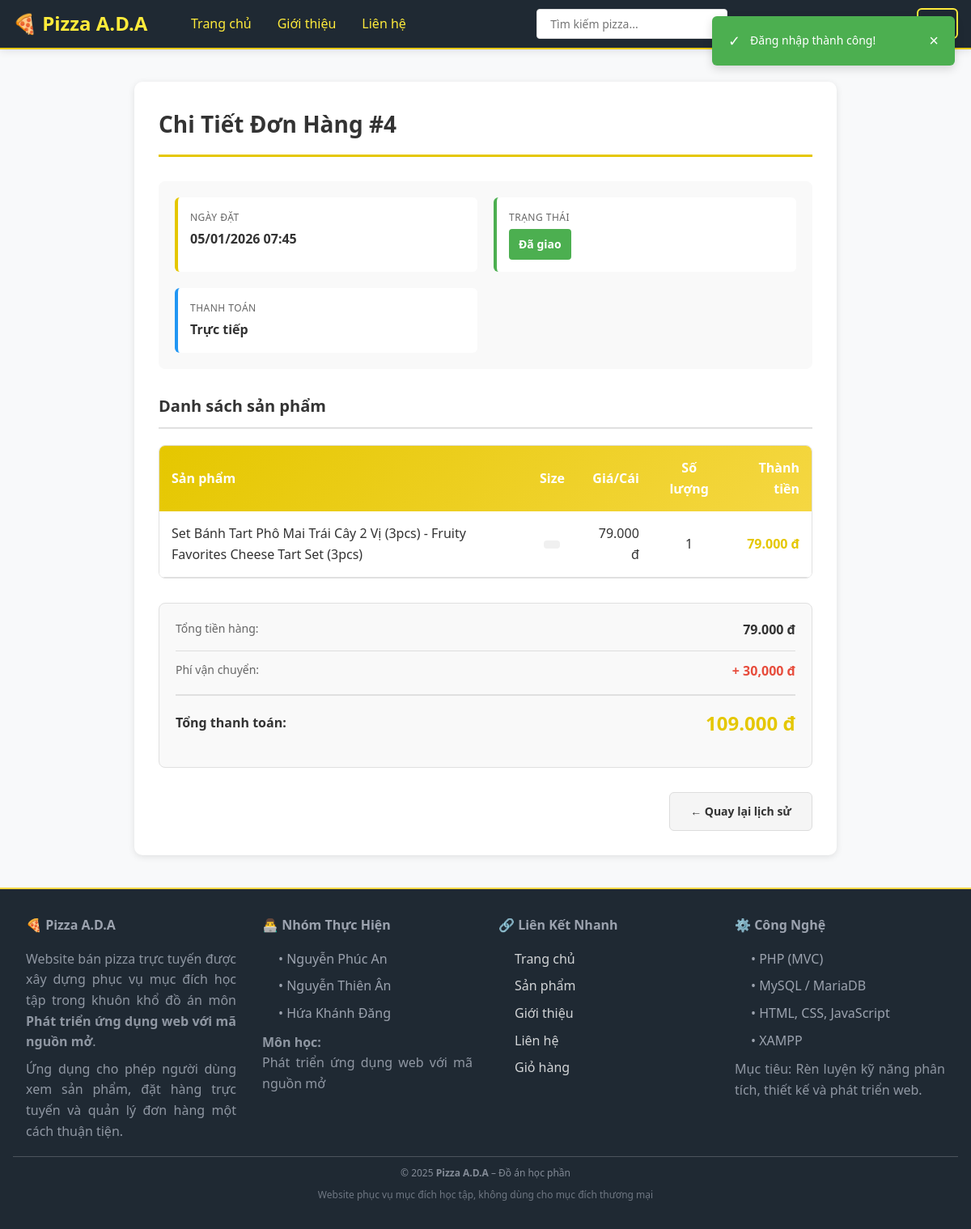
The app's page /public/index.php?action=order&method=detail&id=4 (signed in) with its own data.
### tables this page shows
CREATE TABLE `orders` (
  `order_id` int(11) NOT NULL,
  `tong_tien` decimal(10,2) NOT NULL,
  `phuong_thuc_thanh_toan` varchar(255) NOT NULL,
  `trang_thai` varchar(50) NOT NULL DEFAULT 'Chờ xác nhận',
  `ngay_tao_order` timestamp NOT NULL DEFAULT current_timestamp() ON UPDATE current_timestamp(),
  `nguoi_mua_id` int(11) NOT NULL,
  `nguoi_nhan` varchar(255) NOT NULL,
  `sdt_nguoi_nhan` varchar(10) NOT NULL,
  `dia-chi_nhan` text NOT NULL
);

CREATE TABLE `order_items` (
  `order_item_id` int(11) NOT NULL,
  `so_luong_mua` int(11) NOT NULL,
  `gia_order_items` decimal(10,2) NOT NULL,
  `size` enum('Nhỏ','Vừa','Lớn') NOT NULL,
  `ngay_dat` timestamp NOT NULL DEFAULT current_timestamp() ON UPDATE current_timestamp(),
  `fk_order_id` int(11) NOT NULL,
  `fk_product_id` int(11) NOT NULL
);

CREATE TABLE `products` (
  `product_id` int(11) NOT NULL,
  `ten_product` varchar(255) NOT NULL,
  `mo_ta_product` text NOT NULL,
  `gia_product` decimal(10,2) NOT NULL,
  `ngay_tao_product` timestamp NOT NULL DEFAULT current_timestamp() ON UPDATE current_timestamp(),
  `ngay_cap_nhap_product` timestamp NULL DEFAULT NULL,
  `danh_muc_product` int(11) NOT NULL,
  `sub_category_id` int(11) DEFAULT NULL,
  `hinh_anh_product` varchar(255) NOT NULL
);

### app/Controllers/Controller.php (called while the page is built, shortened)
<?php
class Controller
{
    protected function render($view, $data = [])
    {
        extract($data);
        $viewPath = APP_PATH . 'Views/' . $view . '.php';
        include $viewPath;
    }
}
?>

### app/Controllers/OrderController.php (called while the page is built, shortened)
<?php
require_once APP_PATH . 'Controllers/Controller.php';
require_once APP_PATH . 'Models/Order.php';
require_once APP_PATH . 'Models/OrderItem.php';
class OrderController extends Controller
{
    private $orderModel;
    private $orderItemModel;
    public function __construct()
    {
        $this->orderModel = new Order();
        $this->orderItemModel = new OrderItem();
    }
    public function detail()
    {
        $orderId = $_GET['id'] ?? null;
        $order = $this->orderModel->read($orderId);
        $items = $this->orderItemModel->getByOrderId($orderId);
        $data = [
            'order' => $order,
            'items' => $items
        ];
        $this->render('order/detail', $data);
    }
}
?>

### config/Database.php (called while the page is built)
<?php
class Database
{
    private static $connection = null;
    public static function connect()
    {
        if (self::$connection === null) {
            try {
                $config = [
                    'host' => 'localhost:3307',
                    'dbname' => 'web_ban_pizza',
                    'user' => 'root',
                    'password' => ''
                ];
                $dsn = "mysql:host=" . $config['host'] . ";dbname=" . $config['dbname'] . ";charset=utf8mb4";
                self::$connection = new PDO(
                    $dsn,
                    $config['user'],
                    $config['password'],
                    [
                        PDO::ATTR_ERRMODE => PDO::ERRMODE_EXCEPTION,
                        PDO::ATTR_DEFAULT_FETCH_MODE => PDO::FETCH_ASSOC,
                        PDO::ATTR_EMULATE_PREPARES => false
                    ]
                );
            } catch (PDOException $e) {
                die("Connection Error: " . $e->getMessage());
            }
        }
        return self::$connection;
    }
}
?>

### app/Models/Order.php (called while the page is built, shortened)
<?php
require_once APP_PATH . 'Models/Model.php';
class Order extends Model
{
    protected function getPrimaryKey()
    {
        return 'order_id';
    }
}
?>

### app/Models/Model.php (called while the page is built, shortened)
<?php
require_once ROOT_PATH . 'config/Database.php';
abstract class Model
{
    protected $db;
    protected $table;
    public function __construct()
    {
        $this->db = Database::connect();
    }
    public function read($id)
    {
        $pk = $this->getPrimaryKey();
        $sql = "SELECT * FROM {$this->table} WHERE {$pk} = ?";
        $stmt = $this->db->prepare($sql);
        $stmt->execute([$id]);
        return $stmt->fetch();
    }
    public function query($sql, $params = [])
    {
        $stmt = $this->db->prepare($sql);
        $stmt->execute($params);
        return $stmt;
    }
}
?>

### app/Models/OrderItem.php (called while the page is built, shortened)
<?php
require_once APP_PATH . 'Models/Model.php';
class OrderItem extends Model
{
    protected $table = 'order_items';
    public function getByOrderId($orderId)
    {
        $sql = "SELECT oi.*, p.ten_product, p.hinh_anh_product
                FROM {$this->table} oi
                JOIN products p ON oi.fk_product_id = p.product_id
                WHERE oi.fk_order_id = ?";
        $stmt = $this->query($sql, [$orderId]);
        return $stmt->fetchAll();
    }
}
?>

### app/Views/order/detail.php (the view, shortened to what this page needs)
<?php include APP_PATH . 'Views/layout/header.php'; ?>
<div class="container" style="max-width: 900px; margin: 40px auto;">
    <div class="order-detail-section" style="background: white; padding: 30px; border-radius: 10px; box-shadow: 0 2px 8px rgba(0,0,0,0.1);">
        <h2 style="margin: 0 0 30px 0; font-size: 28px; color: #333; border-bottom: 3px solid var(--primary-color); padding-bottom: 15px;">
            Chi Tiết Đơn Hàng #<?php echo $order['order_id']; ?>
        </h2>
        <div class="order-info" style="display: grid; grid-template-columns: repeat(auto-fit, minmax(250px, 1fr)); gap: 20px; margin-bottom: 30px; padding: 20px; background: #f9f9f9; border-radius: 8px;">
            <div style="padding: 15px; background: white; border-radius: 6px; border-left: 4px solid var(--primary-color);">
                <p style="margin: 0; font-size: 12px; color: #666; text-transform: uppercase; letter-spacing: 0.5px; margin-bottom: 5px;">Ngày đặt</p>
                <p style="margin: 0; font-size: 16px; font-weight: 600; color: #333;"><?php echo date('d/m/Y H:i', strtotime($order['ngay_tao_order'])); ?></p>
            </div>
            <div style="padding: 15px; background: white; border-radius: 6px; border-left: 4px solid #4CAF50;">
                <p style="margin: 0; font-size: 12px; color: #666; text-transform: uppercase; letter-spacing: 0.5px; margin-bottom: 5px;">Trạng thái</p>
                <span class="status" style="display: inline-block; padding: 8px 12px; background: #4CAF50; color: white; border-radius: 4px; font-weight: 600; font-size: 14px;">
                    <?php echo htmlspecialchars($order['trang_thai']); ?>
                </span>
            </div>
            <div style="padding: 15px; background: white; border-radius: 6px; border-left: 4px solid #2196F3;">
                <p style="margin: 0; font-size: 12px; color: #666; text-transform: uppercase; letter-spacing: 0.5px; margin-bottom: 5px;">Thanh toán</p>
                <p style="margin: 0; font-size: 16px; font-weight: 600; color: #333;"><?php echo htmlspecialchars($order['phuong_thuc_thanh_toan']); ?></p>
            </div>
        </div>
        <h3 style="margin: 30px 0 20px 0; font-size: 20px; color: #333; border-bottom: 2px solid #e0e0e0; padding-bottom: 10px;">
            Danh sách sản phẩm
        </h3>
        <div style="overflow-x: auto; border-radius: 8px; border: 1px solid #e0e0e0;">
            <table class="items-table" style="width: 100%; border-collapse: collapse; background: white;">
                <thead style="background: linear-gradient(135deg, var(--primary-color) 0%, var(--primary-light) 100%); color: white;">
                    <tr>
                        <th style="padding: 15px; text-align: left; font-weight: 600;">Sản phẩm</th>
                        <th style="padding: 15px; text-align: center; font-weight: 600;">Size</th>
                        <th style="padding: 15px; text-align: right; font-weight: 600;">Giá/Cái</th>
                        <th style="padding: 15px; text-align: center; font-weight: 600;">Số lượng</th>
                        <th style="padding: 15px; text-align: right; font-weight: 600;">Thành tiền</th>
                    </tr>
                </thead>
                <tbody>
                    <?php
                    $subtotalAmount = 0;
                    foreach ($items as $index => $item):
                        $itemTotal = $item['gia_order_items'] * $item['so_luong_mua'];
                        $subtotalAmount += $itemTotal;
                    ?>
                        <tr style="border-bottom: 1px solid #e0e0e0; background: <?php echo $index % 2 === 0 ? 'white' : '#f9f9f9'; ?>; transition: background 0.3s ease;">
                            <td style="padding: 15px; font-weight: 500; color: #333;"><?php echo htmlspecialchars($item['ten_product']); ?></td>
                            <td style="padding: 15px; text-align: center; color: #666;">
                                <span style="display: inline-block; padding: 5px 10px; background: #f0f0f0; border-radius: 4px; font-size: 12px;">
                                </span>
                            </td>
                            <td style="padding: 15px; text-align: right; color: #333; font-weight: 500;"><?php echo number_format($item['gia_order_items'], 0, ',', '.'); ?> đ</td>
                            <td style="padding: 15px; text-align: center; color: #333; font-weight: 500;"><?php echo $item['so_luong_mua']; ?></td>
                            <td style="padding: 15px; text-align: right; color: var(--primary-color); font-weight: 600;">
                                <?php echo number_format($itemTotal, 0, ',', '.'); ?> đ
                            </td>
                        </tr>
                    <?php endforeach; ?>
                </tbody>
            </table>
        </div>
        <div class="order-summary" style="background: #f9f9f9; padding: 20px; border-radius: 8px; margin: 30px 0; border: 1px solid #e0e0e0;">
            <div style="display: flex; justify-content: flex-end; margin-bottom: 15px;">
                <div style="width: 100%;">
                    <div style="display: flex; justify-content: space-between; margin-bottom: 12px; padding-bottom: 12px; border-bottom: 1px solid #ddd;">
                        <span style="color: #666; font-size: 14px;">Tổng tiền hàng:</span>
                        <span style="font-weight: 600; color: #333;"><?php echo number_format($subtotalAmount, 0, ',', '.'); ?> đ</span>
                    </div>
                    <div style="display: flex; justify-content: space-between; margin-bottom: 15px; padding-bottom: 15px; border-bottom: 2px solid #e0e0e0;">
                        <span style="color: #666; font-size: 14px;">Phí vận chuyển:</span>
                        <span style="font-weight: 600; color: #e74c3c;">+ 30,000 đ</span>
                    </div>
                    <div style="display: flex; justify-content: space-between; align-items: center;">
                        <span style="font-size: 16px; font-weight: 700; color: #333;">Tổng thanh toán:</span>
                        <span style="font-size: 24px; font-weight: 700; color: var(--primary-color);"><?php echo number_format($order['tong_tien'], 0, ',', '.'); ?> đ</span>
                    </div>
                </div>
            </div>
        </div>
        <div style="display: flex; gap: 15px; justify-content: flex-end;">
            <a href="<?php echo SITE_URL; ?>index.php?action=order&method=history" class="btn btn-secondary" style="padding: 12px 25px; background: #f5f5f5; color: #333; text-decoration: none; border-radius: 6px; font-weight: 600; transition: all 0.3s ease; border: 1px solid #ddd; display: inline-flex; align-items: center; gap: 8px;">
                ← Quay lại lịch sử
            </a>
        </div>
    </div>
</div>
<?php include APP_PATH . 'Views/layout/footer.php'; ?>

### public/assets/css/base.css (style rules this page uses)
* { margin: 0; padding: 0; box-sizing: border-box; }
:root { --primary-color: #e5c700; --primary-dark: #d4b700; --primary-light: #f5d742; --accent-color: #ffeb3b; --accent-light: #ffeb99; --success-color: #27ae60; --error-color: #e74c3c; --warning-color: #f39c12; --info-color: #3498db; --bg-light: #f8f9fa; --bg-white: #ffffff; --text-dark: #000033; --text-gray: #666666; --text-light: #999999; --border-color: #e0e0e0; --spacing-xs: 4px; --spacing-sm: 8px; --spacing-md: 16px; --spacing-lg: 24px; --spacing-xl: 32px; }
body { font-family: 'Segoe UI', Tahoma, Geneva, Verdana, sans-serif; color: var(--text-gray); background-color: var(--bg-light); line-height: 1.6; }
a { color: var(--primary-color); text-decoration: none; transition: color 0.3s ease; }
.container { max-width: 1200px; margin: 0 auto; padding: 0 var(--spacing-md); }

### public/assets/css/components.css (style rules this page uses)
.btn { padding: var(--spacing-sm) var(--spacing-md); border: none; border-radius: 4px; cursor: pointer; font-size: 14px; font-weight: 500; transition: all 0.3s ease; display: inline-block; text-align: center; }
.btn-secondary { background-color: var(--accent-color); color: #000033; border: 2px solid transparent; font-weight: 600; }

### public/assets/css/pages-cart-checkout.css (style rules this page uses)
.order-summary { background: var(--bg-light); padding: var(--spacing-lg); border-radius: 8px; margin: var(--spacing-lg) 0; text-align: right; }

### records on screen
orders: order_id "4", ngay_tao_order "05/01/2026 07:45", trang_thai "Đã giao", phuong_thuc_thanh_toan "Trực tiếp", tong_tien "109.000"
order_items: fk_product.ten_product "Set Bánh Tart Phô Mai Trái Cây 2 Vị (3pcs) - Fruity Favorites Cheese Tart Set (3pcs)", gia_order_items "79.000", so_luong_mua "1", itemTotal "79.000"

### other values on screen
$subtotalAmount "79.000"
